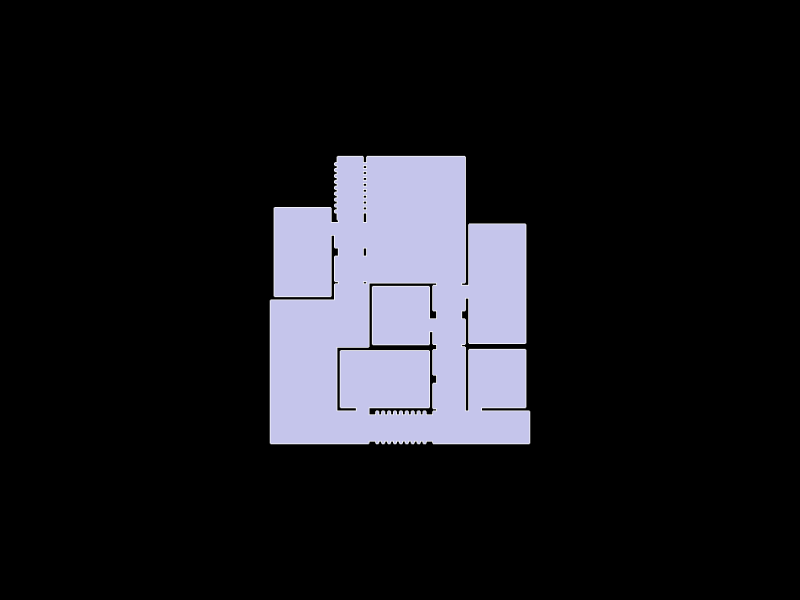

Source (notebook cell):
### Code cell
Topology.Show(first_floor,
              camera=[0,0,6],
              faceColor=[210,210,250],
              faceOpacity=1,
              edgeColor="white",
              edgeWidth=3,
              showVertices=False,
              backgroundColor="black",
              width=800,
              height=600,
              renderer = renderer)

### Figure 1 — Plotly figure (JSON) as saved in the notebook; plotly's stock layout.template omitted (floating-point values rounded to 4 significant figures; data arrays with more than 128 entries replaced by an {"elided": "..."} marker saying what was removed)
{"data": [{"hoverinfo": "text", "legendgroup": "2", "legendrank": 2, "line": {"color": "white", "dash": "solid", "width": 3}, "marker": {"size": 0}, "mode": "lines", "name": "1: Untitled (Edges)", "showlegend": false, "text": "", "type": "scatter3d", "x": {"elided": "759 float values"}, "y": {"elided": "759 float values"}, "z": {"elided": "759 float values"}}, {"cmax": 1, "cmin": 0, "color": "#D2D2FA", "colorscale": [[0, "#440154"], [0.1111, "#482878"], [0.2222, "#3e4989"], [0.3333, "#31688e"], [0.4444, "#26828e"], [0.5556, "#1f9e89"], [0.6667, "#35b779"], [0.7778, "#6ece58"], [0.8889, "#b5de2b"], [1, "#fde725"]], "flatshading": true, "hoverinfo": "text", "hovertext": "", "i": {"elided": "275 int values"}, "j": {"elided": "275 int values"}, "k": {"elided": "275 int values"}, "legendgroup": "3", "legendrank": 3, "lighting": {"facenormalsepsilon": 0}, "name": "1: Untitled (Faces)", "opacity": 1, "showlegend": false, "showscale": false, "text": "", "type": "mesh3d", "x": {"elided": "253 float values"}, "y": {"elided": "253 float values"}, "z": {"elided": "253 float values"}}], "layout": {"autosize": true, "height": 600, "margin": {"b": 40, "l": 40, "r": 40, "t": 40}, "paper_bgcolor": "#000000", "plot_bgcolor": "#000000", "scene": {"aspectmode": "data", "camera": {"center": {"x": 0, "y": 0, "z": 0}, "eye": {"x": 0, "y": 0, "z": 6}, "projection": {"type": "perspective"}, "up": {"x": 0, "y": 1, "z": 0}}, "xaxis": {"visible": false}, "yaxis": {"visible": false}, "zaxis": {"visible": false}}, "showlegend": true, "width": 800, "xaxis": {"showgrid": false, "visible": false, "zeroline": false}, "yaxis": {"showgrid": false, "visible": false, "zeroline": false}}}
